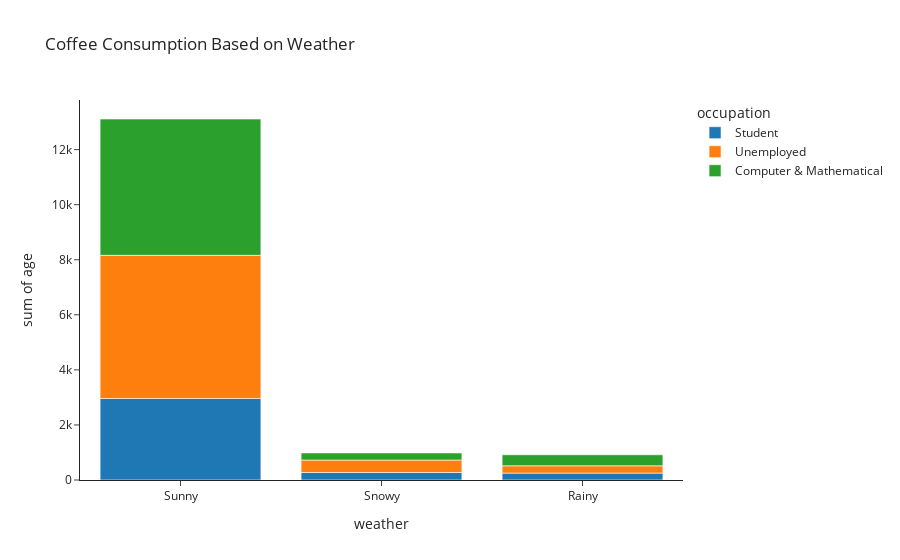

The notebook cell saved with this chart:
### Markdown cell above
#### It appears selected group visited the coffee shop less at 10pm

### Code cell
#Understanding affects of weather on coffee house visits
px.histogram(df_C_age_occ, x='weather',y='age', color='occupation' , template='simple_white',title='Coffee Consumption Based on Weather')

### Figure 1 — Plotly figure (JSON) as saved in the notebook; plotly's stock layout.template omitted (floating-point values rounded to 4 significant figures; data arrays with more than 128 entries replaced by an {"elided": "..."} marker saying what was removed)
{"data": [{"alignmentgroup": "True", "bingroup": "x", "histfunc": "sum", "hovertemplate": "occupation=Student<br>weather=%{x}<br>sum of age=%{y}<extra></extra>", "legendgroup": "Student", "marker": {"color": "#1F77B4", "pattern": {"shape": ""}}, "name": "Student", "offsetgroup": "Student", "orientation": "v", "showlegend": true, "type": "histogram", "x": {"elided": "160 str values"}, "xaxis": "x", "y": {"elided": "160 int values"}, "yaxis": "y"}, {"alignmentgroup": "True", "bingroup": "x", "histfunc": "sum", "hovertemplate": "occupation=Unemployed<br>weather=%{x}<br>sum of age=%{y}<extra></extra>", "legendgroup": "Unemployed", "marker": {"color": "#FF7F0E", "pattern": {"shape": ""}}, "name": "Unemployed", "offsetgroup": "Unemployed", "orientation": "v", "showlegend": true, "type": "histogram", "x": {"elided": "237 str values"}, "xaxis": "x", "y": {"elided": "237 int values"}, "yaxis": "y"}, {"alignmentgroup": "True", "bingroup": "x", "histfunc": "sum", "hovertemplate": "occupation=Computer & Mathematical<br>weather=%{x}<br>sum of age=%{y}<extra></extra>", "legendgroup": "Computer & Mathematical", "marker": {"color": "#2CA02C", "pattern": {"shape": ""}}, "name": "Computer & Mathematical", "offsetgroup": "Computer & Mathematical", "orientation": "v", "showlegend": true, "type": "histogram", "x": {"elided": "205 str values"}, "xaxis": "x", "y": {"elided": "205 int values"}, "yaxis": "y"}], "layout": {"barmode": "relative", "legend": {"title": {"text": "occupation"}, "tracegroupgap": 0}, "title": {"text": "Coffee Consumption Based on Weather"}, "xaxis": {"anchor": "y", "domain": [0, 1], "title": {"text": "weather"}}, "yaxis": {"anchor": "x", "domain": [0, 1], "title": {"text": "sum of age"}}}}
